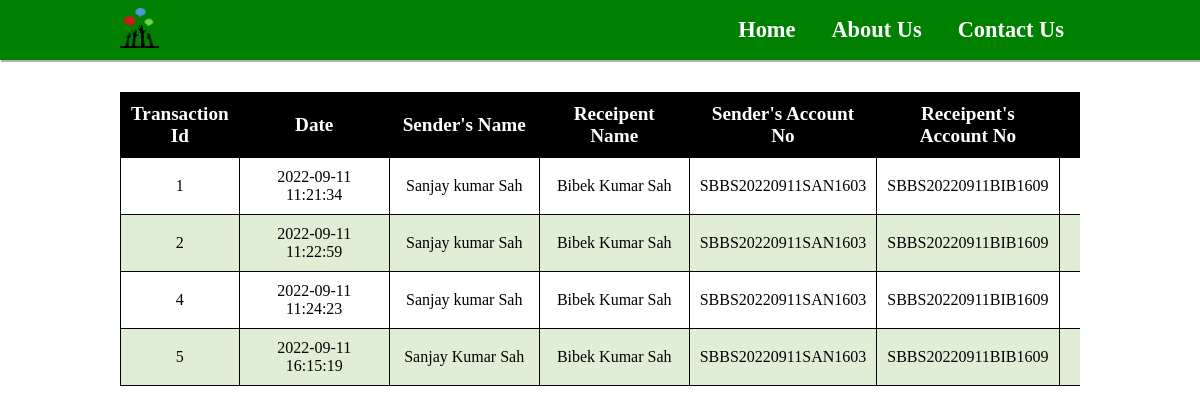
The app's page /TransactionHistory.php with its own data.
### tables this page shows
CREATE TABLE `transactiondetails` (
  `tid` int(11) NOT NULL,
  `tdate` timestamp NOT NULL DEFAULT current_timestamp(),
  `senderAccNumber` varchar(20) NOT NULL,
  `recipientAccNumber` varchar(20) NOT NULL,
  `senderName` varchar(50) NOT NULL,
  `recipientName` varchar(50) NOT NULL,
  `transactionAmt` int(11) NOT NULL,
  `message` varchar(255) DEFAULT NULL,
  `cid` int(11) NOT NULL
);

### TransactionHistory.php (the view, shortened to what this page needs)
<?php
    require_once("db.php");
    $sql = "select * from transactiondetails";
    $result = $conn->query($sql);
?>
<!DOCTYPE html>
<html lang="en">
<head>
    <link rel="stylesheet" href="css/style.css">
    <link rel="stylesheet" href="https://cdnjs.cloudflare.com/ajax/libs/font-awesome/6.2.0/css/all.min.css"
 />
</head>
<body>
        <?php include_once("nav2.php")?>
        <div class="tableContainer container ">
            <table border="1px" class="customerTable ">
                <thead>
                    <tr>
                        <th>Transaction Id</th>
                        <th>Date</th>
                        <th>Sender's Name</th>
                        <th>Receipent Name</th>
                        <th>Sender's Account No</th>
                        <th>Receipent's Account No</th>
                        <th>Transaction Amount</th>
                    </tr>
                </thead>
                <tbody>
                    <?php
                        if($result->num_rows){
                            while($row = $result->fetch_assoc()){
                                echo "<tr>" ;
                                echo "<td>", $row['tid'] , "</td>";
                                echo "<td>", $row['tdate'] , "</td>";
                                echo "<td>", $row['senderName'] , "</td>";
                                echo "<td>", $row['recipientName'] , "</td>";
                                echo "<td>", $row['senderAccNumber'] , "</td>";
                                echo "<td>", $row['recipientAccNumber'] , "</td>";
                                echo "<td>", $row['transactionAmt'] , "</td>";
                                echo "</tr>";
                            }
                        }
                    ?>
                </tbody>
            </table>
        </div>
</body>
</html>

### nav2.php (shortened to what this page needs)
<nav class="customerNav">
            <div class="container navbar">
                <div id="logo">
                    <img src="img/logo.png" alt="Grip - Basic Banking System">
                </div>
                <div class="navbarlist">
                    <a href="index.php">Home</a>
                    <a href="./#about">About Us</a>
                    <a href="./#contact">Contact Us</a>
                </div>
            </div>
        </nav>

### Css/style.css (style rules this page uses)
* { margin: 0; padding: 0; box-sizing: border-box; text-decoration: none; outline: none; }
html { font-size: 16px; overflow-x: hidden; scroll-behavior: smooth; }
body { overflow-x: hidden; }
.container { width: 80vw; margin: auto; }
nav { width: 100vw; box-shadow: 1px 2px rgba(0, 0, 0, .3); }
.navbar { height: 60px; display: flex; justify-content: space-between; align-items: center; }
#logo img { height: 40px; }
.navbarlist a { margin: 1rem; color: white; font-weight: bolder; font-size: 1.4rem; }
.customerNav { background-color: green; }
.tableContainer { overflow: scroll; margin-top: 2rem; margin-bottom: 4rem; }
.customerTable { width: 100%; }
table, th, td { border: 1px solid black; border-collapse: collapse; text-align: center; padding: 10px; }
td:not(:first-child) { min-width: 150px; }
.customerTable thead { background-color: black; color: white; font-size: 1.2rem; }
tr:nth-child(even) { background-color: #e1eed6; }

### records on screen
transactiondetails: tid "1", tdate "2022-09-11 11:21:34", senderName "Sanjay kumar Sah", recipientName "Bibek Kumar Sah", senderAccNumber "SBBS20220911SAN1603", recipientAccNumber "SBBS20220911BIB1609"
transactiondetails: tid "2", tdate "2022-09-11 11:22:59", senderName "Sanjay kumar Sah", recipientName "Bibek Kumar Sah", senderAccNumber "SBBS20220911SAN1603", recipientAccNumber "SBBS20220911BIB1609"
transactiondetails: tid "4", tdate "2022-09-11 11:24:23", senderName "Sanjay kumar Sah", recipientName "Bibek Kumar Sah", senderAccNumber "SBBS20220911SAN1603", recipientAccNumber "SBBS20220911BIB1609"
transactiondetails: tid "5", tdate "2022-09-11 16:15:19", senderName "Sanjay Kumar Sah", recipientName "Bibek Kumar Sah", senderAccNumber "SBBS20220911SAN1603", recipientAccNumber "SBBS20220911BIB1609"
